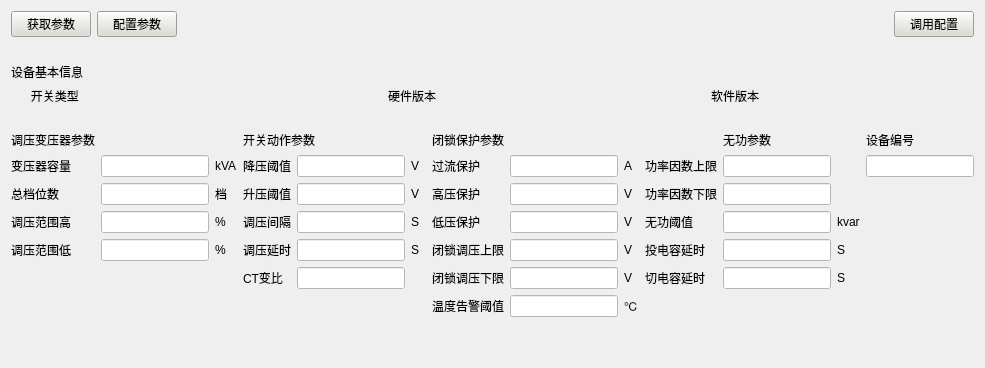
        <widget class="QWidget" name="page_config">
         <layout class="QVBoxLayout" name="verticalLayout_7">
          <item>
           <layout class="QGridLayout" name="gridLayout_8">
            <item row="0" column="0">
             <widget class="QPushButton" name="get_dev_cfg">
              <property name="styleSheet">
               <string notr="true">background-color: rgb(219, 220, 211);</string>
              </property>
              <property name="text">
               <string>获取参数</string>
              </property>
             </widget>
            </item>
            <item row="0" column="2">
             <spacer name="horizontalSpacer_9">
              <property name="orientation">
               <enum>Qt::Horizontal</enum>
              </property>
              <property name="sizeHint" stdset="0">
               <size>
                <width>40</width>
                <height>20</height>
               </size>
              </property>
             </spacer>
            </item>
            <item row="0" column="1">
             <widget class="QPushButton" name="set_dev_cfg">
              <property name="styleSheet">
               <string notr="true">background-color: rgb(219, 220, 211);</string>
              </property>
              <property name="text">
               <string>配置参数</string>
              </property>
             </widget>
            </item>
            <item row="0" column="3">
             <widget class="QPushButton" name="select_cfg">
              <property name="styleSheet">
               <string notr="true">background-color: rgb(219, 220, 211);</string>
              </property>
              <property name="text">
               <string>调用配置</string>
              </property>
             </widget>
            </item>
           </layout>
          </item>
          <item>
           <spacer name="horizontalSpacer_16">
            <property name="orientation">
             <enum>Qt::Horizontal</enum>
            </property>
            <property name="sizeHint" stdset="0">
             <size>
              <width>40</width>
              <height>20</height>
             </size>
            </property>
           </spacer>
          </item>
          <item>
           <layout class="QGridLayout" name="gridLayout_10">
            <item row="1" column="4">
             <widget class="QLabel" name="label_58">
              <property name="text">
               <string>软件版本</string>
              </property>
              <property name="alignment">
               <set>Qt::AlignCenter</set>
              </property>
             </widget>
            </item>
            <item row="1" column="2">
             <widget class="QLabel" name="label_49">
              <property name="text">
               <string>硬件版本</string>
              </property>
              <property name="alignment">
               <set>Qt::AlignCenter</set>
              </property>
             </widget>
            </item>
            <item row="1" column="5">
             <widget class="QLabel" name="dev_s_version">
              <property name="styleSheet">
               <string notr="true"/>
              </property>
              <property name="text">
               <string/>
              </property>
             </widget>
            </item>
            <item row="1" column="3">
             <widget class="QLabel" name="dev_h_version">
              <property name="styleSheet">
               <string notr="true"/>
              </property>
              <property name="text">
               <string/>
              </property>
             </widget>
            </item>
            <item row="0" column="0">
             <widget class="QLabel" name="label_57">
              <property name="text">
               <string>设备基本信息</string>
              </property>
             </widget>
            </item>
            <item row="1" column="1">
             <widget class="QLabel" name="switch_type">
              <property name="enabled">
               <bool>false</bool>
              </property>
              <property name="text">
               <string/>
              </property>
             </widget>
            </item>
            <item row="1" column="0">
             <widget class="QLabel" name="label_72">
              <property name="text">
               <string>      开关类型</string>
              </property>
             </widget>
            </item>
           </layout>
          </item>
          <item>
           <spacer name="horizontalSpacer_12">
            <property name="orientation">
             <enum>Qt::Horizontal</enum>
            </property>
            <property name="sizeHint" stdset="0">
             <size>
              <width>40</width>
              <height>20</height>
             </size>
            </property>
           </spacer>
          </item>
          <item>
           <layout class="QGridLayout" name="gridLayout_9">
            <item row="2" column="12">
             <widget class="QLabel" name="label_110">
              <property name="text">
               <string>功率因数下限</string>
              </property>
             </widget>
            </item>
            <item row="2" column="13">
             <widget class="QLineEdit" name="pf_down">
              <property name="styleSheet">
               <string notr="true">background-color: rgb(255, 255, 255);</string>
              </property>
             </widget>
            </item>
            <item row="1" column="12">
             <widget class="QLabel" name="label_112">
              <property name="text">
               <string>功率因数上限</string>
              </property>
             </widget>
            </item>
            <item row="1" column="13">
             <widget class="QLineEdit" name="pf_up">
              <property name="styleSheet">
               <string notr="true">background-color: rgb(255, 255, 255);</string>
              </property>
             </widget>
            </item>
            <item row="0" column="13">
             <widget class="QLabel" name="label_113">
              <property name="text">
               <string>无功参数</string>
              </property>
             </widget>
            </item>
            <item row="5" column="9">
             <widget class="QLabel" name="label_71">
              <property name="text">
               <string>闭锁调压下限</string>
              </property>
             </widget>
            </item>
            <item row="6" column="10">
             <widget class="QLineEdit" name="bh_oil_tmp">
              <property name="styleSheet">
               <string notr="true">background-color: rgb(255, 255, 255);</string>
              </property>
             </widget>
            </item>
            <item row="5" column="10">
             <widget class="QLineEdit" name="bh_ty_low">
              <property name="styleSheet">
               <string notr="true">background-color: rgb(255, 255, 255);</string>
              </property>
             </widget>
            </item>
            <item row="6" column="9">
             <widget class="QLabel" name="label_100">
              <property name="text">
               <string>温度告警阈值</string>
              </property>
             </widget>
            </item>
            <item row="3" column="9">
             <widget class="QLabel" name="label_69">
              <property name="text">
               <string>低压保护</string>
              </property>
             </widget>
            </item>
            <item row="2" column="7">
             <widget class="QLineEdit" name="dev_ty_low">
              <property name="styleSheet">
               <string notr="true">background-color: rgb(255, 255, 255);</string>
              </property>
             </widget>
            </item>
            <item row="4" column="6">
             <widget class="QLabel" name="label_63">
              <property name="text">
               <string>调压延时</string>
              </property>
             </widget>
            </item>
            <item row="3" column="7">
             <widget class="QLineEdit" name="dev_ty_space">
              <property name="styleSheet">
               <string notr="true">background-color: rgb(255, 255, 255);</string>
              </property>
             </widget>
            </item>
            <item row="4" column="7">
             <widget class="QLineEdit" name="dev_ty_delay">
              <property name="styleSheet">
               <string notr="true">background-color: rgb(255, 255, 255);</string>
              </property>
             </widget>
            </item>
            <item row="1" column="9">
             <widget class="QLabel" name="label_60">
              <property name="text">
               <string>过流保护</string>
              </property>
             </widget>
            </item>
            <item row="2" column="9">
             <widget class="QLabel" name="label_68">
              <property name="text">
               <string>高压保护</string>
              </property>
             </widget>
            </item>
            <item row="0" column="9" colspan="2">
             <widget class="QLabel" name="label_67">
              <property name="text">
               <string>闭锁保护参数</string>
              </property>
             </widget>
            </item>
            <item row="1" column="6">
             <widget class="QLabel" name="label_56">
              <property name="text">
               <string>降压阈值</string>
              </property>
             </widget>
            </item>
            <item row="1" column="7">
             <widget class="QLineEdit" name="dev_ty_high">
              <property name="autoFillBackground">
               <bool>false</bool>
              </property>
              <property name="styleSheet">
               <string notr="true">background-color: rgb(255, 255, 255);</string>
              </property>
             </widget>
            </item>
            <item row="2" column="6">
             <widget class="QLabel" name="label_61">
              <property name="text">
               <string>升压阈值</string>
              </property>
             </widget>
            </item>
            <item row="3" column="10">
             <widget class="QLineEdit" name="bh_low_vol">
              <property name="styleSheet">
               <string notr="true">background-color: rgb(255, 255, 255);</string>
              </property>
             </widget>
            </item>
            <item row="4" column="10">
             <widget class="QLineEdit" name="bh_ty_high">
              <property name="styleSheet">
               <string notr="true">background-color: rgb(255, 255, 255);</string>
              </property>
             </widget>
            </item>
            <item row="4" column="8">
             <widget class="QLabel" name="label_88">
              <property name="text">
               <string>S</string>
              </property>
             </widget>
            </item>
            <item row="2" column="11">
             <widget class="QLabel" name="label_90">
              <property name="text">
               <string>V  </string>
              </property>
             </widget>
            </item>
            <item row="2" column="8">
             <widget class="QLabel" name="label_86">
              <property name="text">
               <string>V</string>
              </property>
             </widget>
            </item>
            <item row="4" column="11">
             <widget class="QLabel" name="label_92">
              <property name="text">
               <string>V</string>
              </property>
             </widget>
            </item>
            <item row="1" column="8">
             <widget class="QLabel" name="label_85">
              <property name="text">
               <string>V  </string>
              </property>
             </widget>
            </item>
            <item row="3" column="8">
             <widget class="QLabel" name="label_87">
              <property name="text">
               <string>S</string>
              </property>
             </widget>
            </item>
            <item row="4" column="9">
             <widget class="QLabel" name="label_70">
              <property name="text">
               <string>闭锁调压上限</string>
              </property>
             </widget>
            </item>
            <item row="3" column="11">
             <widget class="QLabel" name="label_91">
              <property name="text">
               <string>V</string>
              </property>
             </widget>
            </item>
            <item row="0" column="6" colspan="2">
             <widget class="QLabel" name="label_66">
              <property name="text">
               <string>开关动作参数</string>
              </property>
             </widget>
            </item>
            <item row="1" column="11">
             <widget class="QLabel" name="label_89">
              <property name="text">
               <string>A</string>
              </property>
             </widget>
            </item>
            <item row="2" column="2">
             <widget class="QLabel" name="label_81">
              <property name="text">
               <string>档 </string>
              </property>
             </widget>
            </item>
            <item row="2" column="1">
             <widget class="QLineEdit" name="tran_switch_total">
              <property name="styleSheet">
               <string notr="true">background-color: rgb(255, 255, 255);</string>
              </property>
             </widget>
            </item>
            <item row="1" column="10">
             <widget class="QLineEdit" name="bh_over_cur">
              <property name="styleSheet">
               <string notr="true">background-color: rgb(255, 255, 255);</string>
              </property>
             </widget>
            </item>
            <item row="0" column="0">
             <widget class="QLabel" name="label_74">
              <property name="text">
               <string>调压变压器参数</string>
              </property>
             </widget>
            </item>
            <item row="1" column="15">
             <widget class="QLineEdit" name="dev_code">
              <property name="styleSheet">
               <string notr="true">background-color: rgb(255, 255, 255);</string>
              </property>
             </widget>
            </item>
            <item row="2" column="10">
             <widget class="QLineEdit" name="bh_high_vol">
              <property name="styleSheet">
               <string notr="true">background-color: rgb(255, 255, 255);</string>
              </property>
             </widget>
            </item>
            <item row="0" column="15">
             <widget class="QLabel" name="label_59">
              <property name="text">
               <string>设备编号</string>
              </property>
             </widget>
            </item>
            <item row="3" column="6">
             <widget class="QLabel" name="label_62">
              <property name="text">
               <string>调压间隔</string>
              </property>
             </widget>
            </item>
            <item row="1" column="0">
             <widget class="QLabel" name="label_73">
              <property name="text">
               <string>变压器容量</string>
              </property>
             </widget>
            </item>
            <item row="5" column="11">
             <widget class="QLabel" name="label_102">
              <property name="text">
               <string>V</string>
              </property>
             </widget>
            </item>
            <item row="2" column="0">
             <widget class="QLabel" name="label_75">
              <property name="text">
               <string>总档位数</string>
              </property>
             </widget>
            </item>
            <item row="1" column="1">
             <widget class="QLineEdit" name="tran_content">
              <property name="styleSheet">
               <string notr="true">background-color: rgb(255, 255, 255);</string>
              </property>
             </widget>
            </item>
            <item row="1" column="2">
             <widget class="QLabel" name="label_80">
              <property name="text">
               <string>kVA</string>
              </property>
             </widget>
            </item>
            <item row="3" column="2">
             <widget class="QLabel" name="label_82">
              <property name="text">
               <string>%</string>
              </property>
             </widget>
            </item>
            <item row="4" column="0">
             <widget class="QLabel" name="label_78">
              <property name="text">
               <string>调压范围低</string>
              </property>
             </widget>
            </item>
            <item row="3" column="0">
             <widget class="QLabel" name="label_77">
              <property name="text">
               <string>调压范围高</string>
              </property>
             </widget>
            </item>
            <item row="3" column="1">
             <widget class="QLineEdit" name="tran_high_per">
              <property name="enabled">
               <bool>false</bool>
              </property>
              <property name="styleSheet">
               <string notr="true">background-color: rgb(255, 255, 255);</string>
              </property>
             </widget>
            </item>
            <item row="4" column="1">
             <widget class="QLineEdit" name="tran_low_per">
              <property name="enabled">
               <bool>false</bool>
              </property>
              <property name="styleSheet">
               <string notr="true">background-color: rgb(255, 255, 255);</string>
              </property>
             </widget>
            </item>
            <item row="4" column="2">
             <widget class="QLabel" name="label_83">
              <property name="text">
               <string>%</string>
              </property>
             </widget>
            </item>
            <item row="6" column="11">
             <widget class="QLabel" name="label_64">
              <property name="text">
               <string>℃</string>
              </property>
             </widget>
            </item>
            <item row="3" column="12">
             <widget class="QLabel" name="label_114">
              <property name="text">
               <string>无功阈值</string>
              </property>
             </widget>
            </item>
            <item row="4" column="12">
             <widget class="QLabel" name="label_115">
              <property name="text">
               <string>投电容延时</string>
              </property>
             </widget>
            </item>
            <item row="5" column="12">
             <widget class="QLabel" name="label_116">
              <property name="text">
               <string>切电容延时</string>
              </property>
             </widget>
            </item>
            <item row="5" column="6">
             <widget class="QLabel" name="label_65">
              <property name="text">
               <string>CT变比</string>
              </property>
             </widget>
            </item>
            <item row="5" column="7">
             <widget class="QLineEdit" name="dev_ct_ratio">
              <property name="styleSheet">
               <string notr="true">background-color: rgb(255, 255, 255);</string>
              </property>
             </widget>
            </item>
            <item row="3" column="13">
             <widget class="QLineEdit" name="q_need">
              <property name="styleSheet">
               <string notr="true">background-color: rgb(255, 255, 255);</string>
              </property>
             </widget>
            </item>
            <item row="4" column="13">
             <widget class="QLineEdit" name="tc_delay">
              <property name="styleSheet">
               <string notr="true">background-color: rgb(255, 255, 255);</string>
              </property>
             </widget>
            </item>
            <item row="5" column="13">
             <widget class="QLineEdit" name="qc_delay">
              <property name="styleSheet">
               <string notr="true">background-color: rgb(255, 255, 255);</string>
              </property>
             </widget>
            </item>
            <item row="3" column="14">
             <widget class="QLabel" name="label_16">
              <property name="text">
               <string>kvar</string>
              </property>
             </widget>
            </item>
            <item row="4" column="14">
             <widget class="QLabel" name="label_18">
              <property name="text">
               <string>S</string>
              </property>
             </widget>
            </item>
            <item row="5" column="14">
             <widget class="QLabel" name="label_117">
              <property name="text">
               <string>S</string>
              </property>
             </widget>
            </item>
           </layout>
          </item>
          <item>
           <spacer name="verticalSpacer_4">
            <property name="orientation">
             <enum>Qt::Vertical</enum>
            </property>
            <property name="sizeHint" stdset="0">
             <size>
              <width>20</width>
              <height>40</height>
             </size>
            </property>
           </spacer>
          </item>
         </layout>
        </widget>
